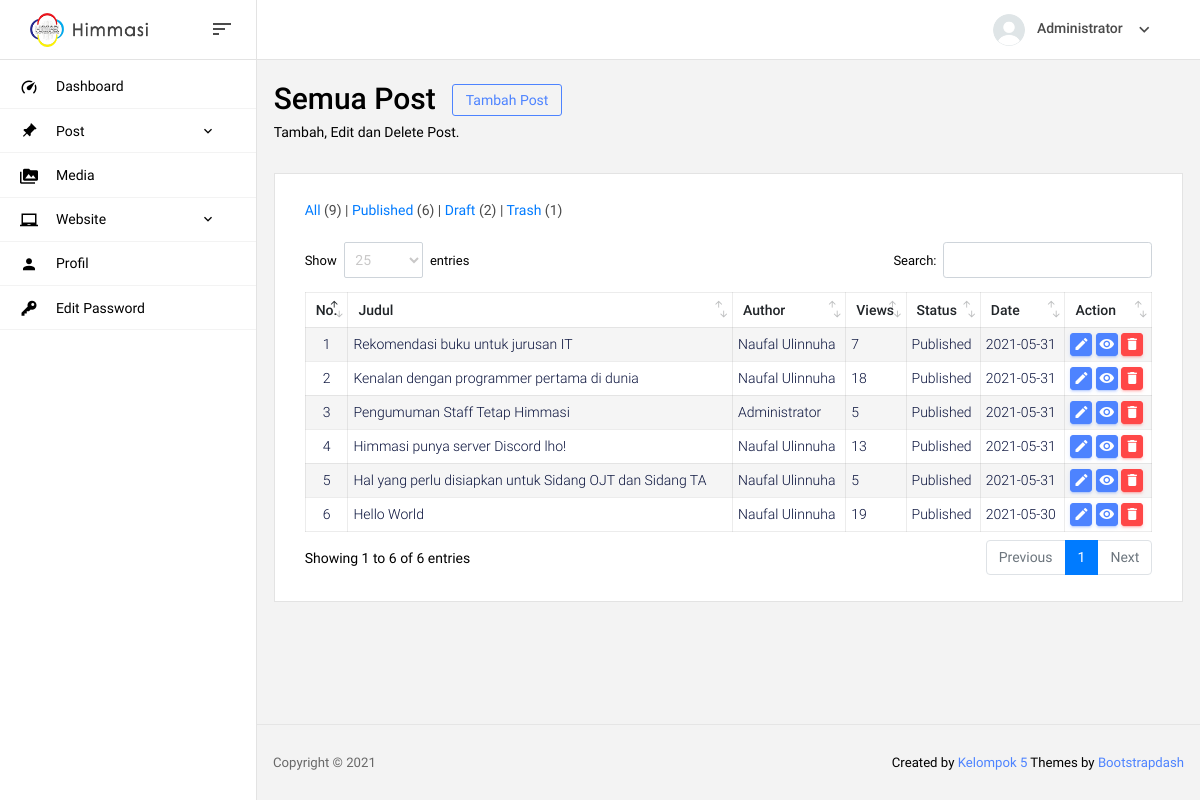
/admin/post_type-publish (signed in), run on an earlier commit of the app's database.
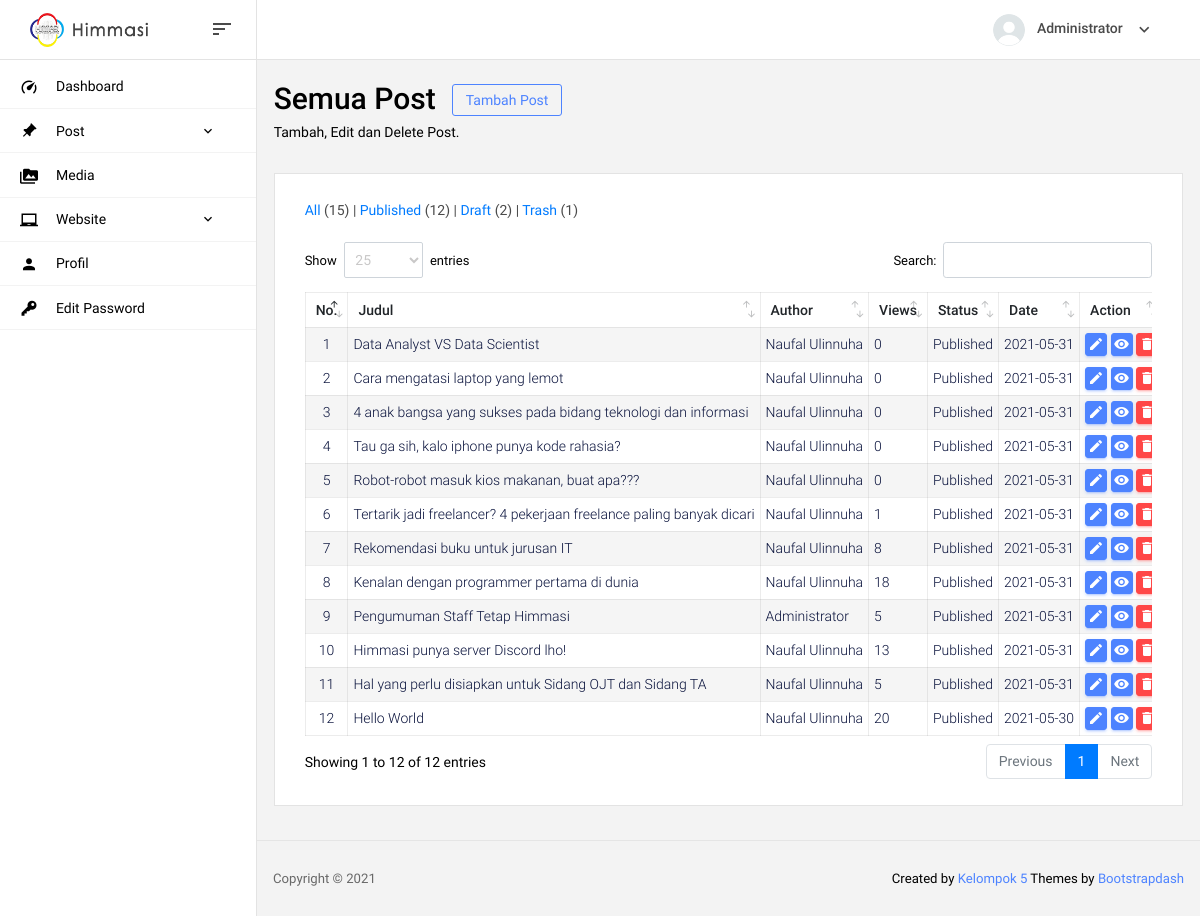
And on a later commit of the database.
### tables this page shows
CREATE TABLE `post` (
  `id_post` int(11) NOT NULL,
  `judul` varchar(100) NOT NULL,
  `isi` text NOT NULL,
  `status` varchar(50) NOT NULL,
  `link` varchar(100) NOT NULL,
  `views` int(11) NOT NULL,
  `insert_by` int(11) NOT NULL,
  `insert_at` date NOT NULL,
  `update_by` int(11) NOT NULL,
  `update_at` date NOT NULL
);

CREATE TABLE `user` (
  `id_user` int(11) NOT NULL,
  `nama` varchar(100) NOT NULL,
  `username` varchar(50) NOT NULL,
  `password` varchar(50) NOT NULL,
  `level` varchar(50) NOT NULL,
  `jabatan` varchar(50) NOT NULL,
  `foto` varchar(50) NOT NULL
);

### admin/page/post.php (the view, shortened to what this page needs)
<section class="row">
  <div class="col-md-12 grid-margin">
    <div class="d-flex justify-content-between flex-wrap">
      <div class="d-flex align-items-end flex-wrap">
        <div class="mr-md-3 mr-xl-5">
          <div class="row m-0">
            <h2>Semua Post</h2>
            <a href="post-new" type="button" class="btn btn-outline-primary btn-sm ml-3" style="height: fit-content;">
              Tambah Post
            </a>
          </div>
          <p class="mb-md-0">Tambah, Edit dan Delete Post.</p>
        </div>
      </div>
    </div>
  </div>
</section>
<section class="card">
  <div class="card-body">
    <h4 class="mb-4">
      <span class="card-title"><a href="post">All</a>
        (<?= mysqli_num_rows(mysqli_query($koneksi, "SELECT * FROM `post`")) ?>) | </span>
      <span class="card-title"><a href="post_type-publish">Published</a>
        (<?= mysqli_num_rows(mysqli_query($koneksi, "SELECT * FROM `post` WHERE `status`='publish'")) ?>) | </span>
      <span class="card-title"><a href="post_type-draft">Draft</a>
        (<?= mysqli_num_rows(mysqli_query($koneksi, "SELECT * FROM `post` WHERE `status`='draft'")) ?>) | </span>
      <span class="card-title"><a href="post_type-trash">Trash</a>
        (<?= mysqli_num_rows(mysqli_query($koneksi, "SELECT * FROM `post` WHERE `status`='trash'")) ?>)</span>
    </h4>
    <div class="row">
      <div class="col-12">
        <div class="table-responsive">
          <table id="data-alumni" class="table">
            <thead>
              <tr>
                <th>No.</th>
                <th>Judul</th>
                <th>Author</th>
                <th>Views</th>
                <th>Status</th>
                <th>Date</th>
                <th>Action</th>
              </tr>
            </thead>
            <tbody>
              <?php
                $no = 1;
                $sql = "SELECT * FROM `post` LEFT JOIN `user` ON `post`.`insert_by`=`user`.`id_user`";
                if (isset($_GET["post_type"])) {
                  $post_type=$_GET["post_type"];
                  $sql .= " WHERE `post`.`status` LIKE '$post_type'";
                }
                $sql .= " ORDER BY `id_post` DESC";
                $query = mysqli_query($koneksi,$sql);
                while($data = mysqli_fetch_array($query)){
                  $id_post = $data["id_post"];
                  $judul   = $data["judul"];
                  $author  = $data["nama"];
                  $views   = $data["views"];
                  $date    = $data["update_at"];
                  $status  = $data["status"];
                  $link    = $data["link"];
              ?>
              <tr>
                <td class="td-nomer"><?= $no ?></td>
                <td><?= $judul ?></td>
                <td><?= $author ?></td>
                <td><?= $views ?></td>
                <td>
                    <p style="text-transform: capitalize;">
                      <?php if ($status=="publish") {echo "Published";} else {echo $status;} ?>
                    </p>
                </td>
                <td><?= $date ?></td>
                <td>
                  <a href="post-edit-id-<?= $id_post ?>" type="button" class="btn btn-primary btn-sm btn-table" title="Edit"><i class="mdi mdi-pencil"></i></a>
                  <?php
                    if ($status=="publish") { ?>
                      <a href="../post=<?= $link ?>" type="button" target="_blank" class="btn btn-primary btn-sm btn-table" title="Lihat Postingan"><i class="mdi mdi-eye"></i></a>
                    <?php } if ($status=="publish"||$status=="draft") {?>
                      <button type="button" class="btn btn-danger btn-sm btn-table" title="Hapus" data-toggle="modal" data-target="#hapusPost" onclick='hapusPost(<?php echo '"'.$id_post.'"' ?>)'><i class="mdi mdi-delete"></i></button>
                    <?php } if ($status=="trash") {?>
                      <button type="button" class="btn btn-danger btn-sm btn-table" title="Hapus permanent" data-toggle="modal" data-target="#deletePost" onclick='deletePost(<?php echo '"'.$id_post.'"' ?>)'><i class="mdi mdi-delete-forever"></i></button>
                    <?php }
                  ?>
                </td>
              </tr>
              <?php $no++; } ?>
            </tbody>
          </table>
        </div>
      </div>
    </div>
  </div>
</section>

What changed in the data, as far as the page shows it:
added post: judul "Data Analyst VS Data Scientist", insert_by.nama "Naufal Ulinnuha", views "0", status "Published", update_at "2021-05-31"
added post: judul "Cara mengatasi laptop yang lemot", insert_by.nama "Naufal Ulinnuha", views "0", status "Published", update_at "2021-05-31"
added post: judul "4 anak bangsa yang sukses pada bidang teknologi dan informasi", insert_by.nama "Naufal Ulinnuha", views "0", status "Published", update_at "2021-05-31"
added post: judul "Tau ga sih, kalo iphone punya kode rahasia?", insert_by.nama "Naufal Ulinnuha", views "0", status "Published", update_at "2021-05-31"
added post: judul "Robot-robot masuk kios makanan, buat apa???", insert_by.nama "Naufal Ulinnuha", views "0", status "Published", update_at "2021-05-31"
added post: judul "Tertarik jadi freelancer? 4 pekerjaan freelance paling banyak dicari", insert_by.nama "Naufal Ulinnuha", views "1", status "Published", update_at "2021-05-31"
changed post "Rekomendasi buku untuk jurusan IT": views "7" → "8"
changed post "Hello World": views "19" → "20"
Also different on the page:
mysqli_num_rows(mysqli_query($koneksi, "SELECT * FROM `post`")): "9" → "15"
text written by a page script: "Show entries Search: Showing 1 to 6 of 6 entries Previous 1 Next" → "Show entries Search: Showing 1 to 12 of 12 entries Previous 1 Next"
text no longer shown: "6"
text now shown: "12"
